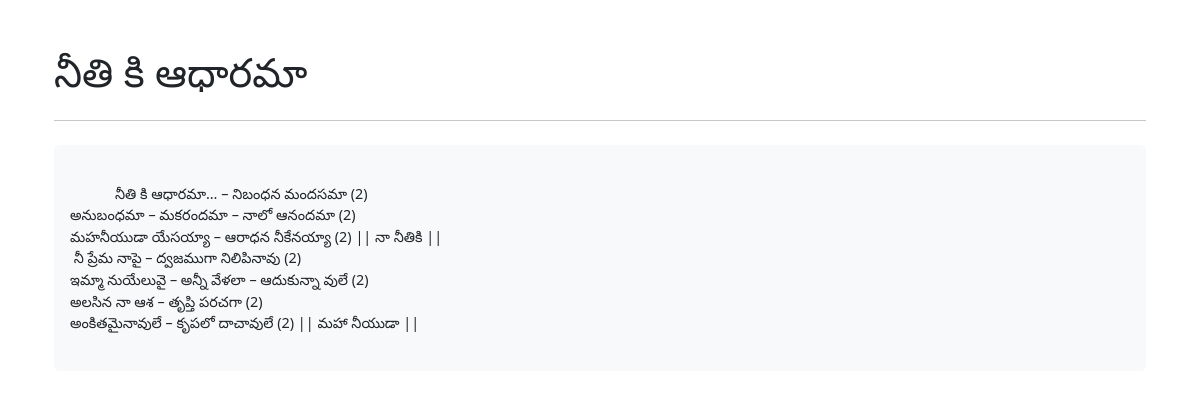
/2/naa-neethiki-aadhaarama, run on the app's committed database.
### Songs/models.py (models this page shows, shortened)
class Song(models.Model):
    class Status(models.TextChoices):
        DRAFT = 'DF', 'Draft'
        PUBLISHED = 'PB', 'Published'
    CATEGORY_CHOICES = [
        ('A', 'స్తుతి, ఆరాధన, సిలువ ద్యానం'),
        ('B', 'హెచ్చరిక, దిద్దుబాటు'),
        ('C', 'ప్రార్థన, విజ్ఞాపన, యాచన'),
        ('D', 'లేఖన విలువ '),
        ('E', 'సేవా పిలుపు, సేవా సమర్పణ'),
        ('F', 'ఆధరణ, ప్రోత్సాహము'),
        ('G', 'యవనస్థులు'),
        ('H', 'సోదరీలు'),
        ('I', 'సువార్త సందేశం, సువార్త పిలుపు'),
        ('J', 'ప్రభువు రాకడ, రాకడ సిద్ధపాటు '),
        ('K', 'అనుబంధ కీర్తనలు'),
    ]
    song_Number = models.IntegerField()
    title = models.CharField(max_length=100)
    body = models.TextField()
    slug = models.SlugField(max_length=100, unique=True, blank=True, allow_unicode=True)
    status = models.CharField(max_length=2,
                              choices=Status.choices,
                              default=Status.DRAFT,
                              )
    objects = models.Manager()
    published = PublishedManager()
    category = models.CharField(max_length=1, choices=CATEGORY_CHOICES, default='A')
    tags = TaggableManager()

### Songs/views.py (the view)
# urls.py: path('<int:song_Number>/<slug:slug>', SongDetailView.as_view(), name='song_detail'),
class SongDetailView(DetailView):
    model = Song
    template_name = 'songs/song_detail.html'
    context_object_name = 'song'
    def get_object(self):
        song_Number = self.kwargs.get("song_Number")
        slug = self.kwargs.get("slug")
        post = get_object_or_404(Song, song_Number=song_Number, slug=slug)
        return post

### templates/songs/song_detail.html (shortened to what this page needs)
{% extends 'songs/base.html' %}
{% block Content %}
<div class="container mt-5">
    <h1 class="display-6">{{ song.title }}</h1>
    <hr class="my-4">
    <article class="mb-5">
        <p class="lead bg-light p-3 rounded" style="white-space: pre-wrap; font-size: 0.9rem;">
            {{ song.body }}
        </p>
    </article>
</div>
{% endblock %}

### data on the page
Song: title "నీతి కి ఆధారమా", body "నీతి కి ఆధారమా… – నిబంధన మందసమా (2) అనుబంధమా – మకరందమా – నాలో ఆనందమా (2) మహనీయుడా యేసయ్యా – ఆరాధన నీకేనయ్యా (2) || నా నీతికి || నీ ప్రేమ నాపై – ద్వజముగా నిలిపినావు (2) ఇమ్మా నుయేలువై – అన్నీ వేళలా – ఆదుకున్నా వులే (2) అలసిన నా ఆశ – తృప్తి పరచగా (2) అంకితమైనావులే – కృపలో దాచావులే (2) || మహా నీయుడా ||"
